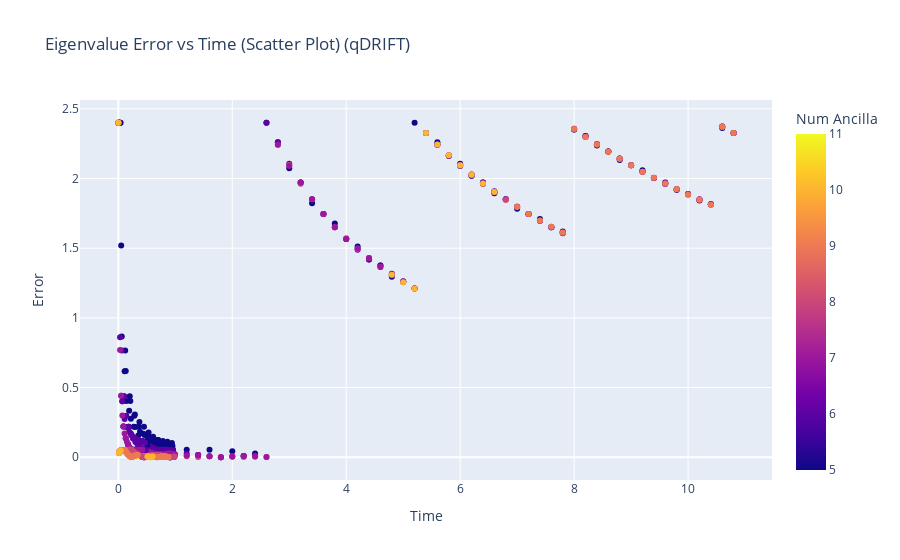

Notebook source saved alongside this figure:
### Code cell
plot_error_vs_time(df=qdrift_df, title_suffix="(qDRIFT)")

### Figure 1 — Plotly figure (JSON) as saved in the notebook; plotly's stock layout.template omitted (floating-point values rounded to 4 significant figures; data arrays with more than 128 entries replaced by an {"elided": "..."} marker saying what was removed)
{"data": [{"hovertemplate": "Time=%{x}<br>Error=%{y}<br>Num Ancilla=%{marker.color}<extra></extra>", "legendgroup": "", "marker": {"color": {"elided": "733 int values"}, "coloraxis": "coloraxis", "symbol": "circle"}, "mode": "markers", "name": "", "orientation": "v", "showlegend": false, "type": "scatter", "x": {"elided": "733 float values"}, "xaxis": "x", "y": {"elided": "733 float values"}, "yaxis": "y"}], "layout": {"coloraxis": {"colorbar": {"title": {"text": "Num Ancilla"}}, "colorscale": [[0, "#0d0887"], [0.1111, "#46039f"], [0.2222, "#7201a8"], [0.3333, "#9c179e"], [0.4444, "#bd3786"], [0.5556, "#d8576b"], [0.6667, "#ed7953"], [0.7778, "#fb9f3a"], [0.8889, "#fdca26"], [1, "#f0f921"]]}, "legend": {"tracegroupgap": 0}, "title": {"text": "Eigenvalue Error vs Time (Scatter Plot) (qDRIFT)"}, "xaxis": {"anchor": "y", "domain": [0, 1], "title": {"text": "Time"}}, "yaxis": {"anchor": "x", "domain": [0, 1], "title": {"text": "Error"}}}}
